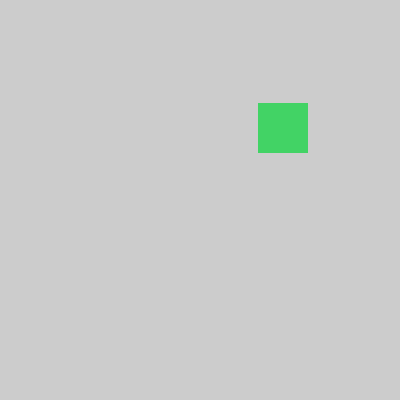
Frame 1 (no input)
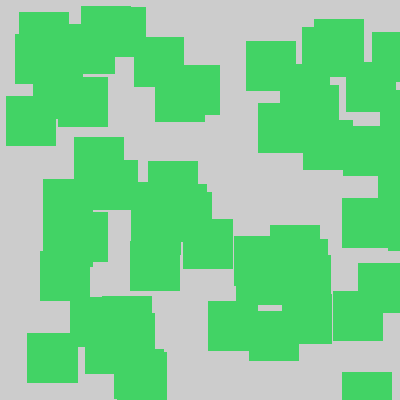
Frame 60 (the mouse pressed at the canvas centre just before this capture)
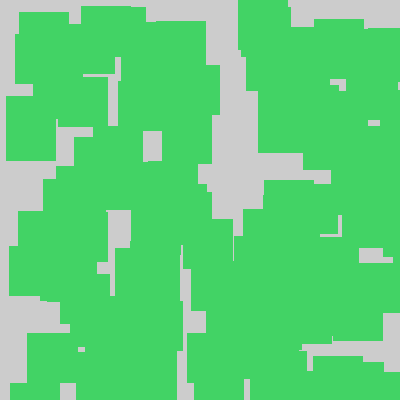
Frame 120 (the mouse held since frame 60 and released just before this capture)

The Processing sketch that drew these frames (run headless with seeded random() and noise(); from frame 60 on, the mouse is pressed at the canvas centre):

// Processing sketch: Exercise_21_1
// ── Exercise_21_1.pde
//Move a shape from left to right across the screen. When it moves off the right edge, return it to the left. 

void setup(){
  size(400,400);
  fill(#42D365);
  noStroke();
  
}

void draw(){
  frameRate(50);
  int randomX=int(random(400));
  int randomY=int(random(400));
  rect(randomX,randomY,50,50);
  
}
